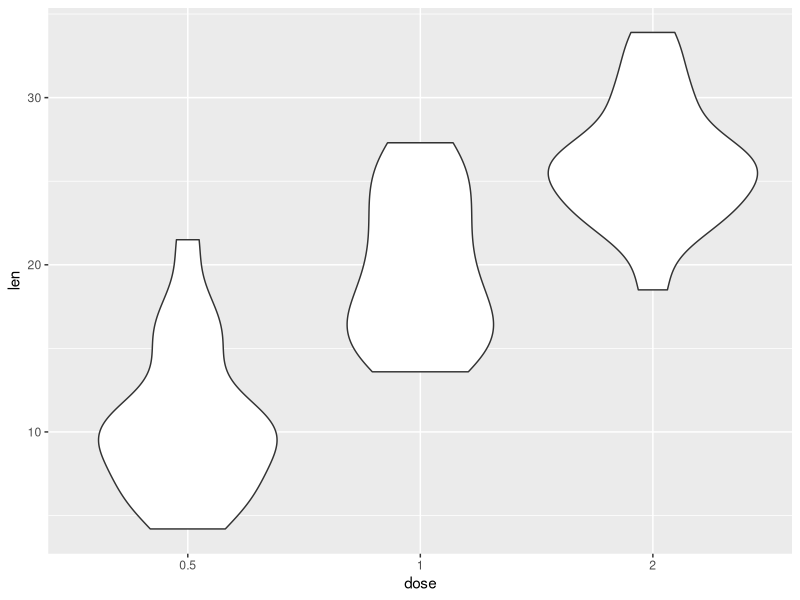
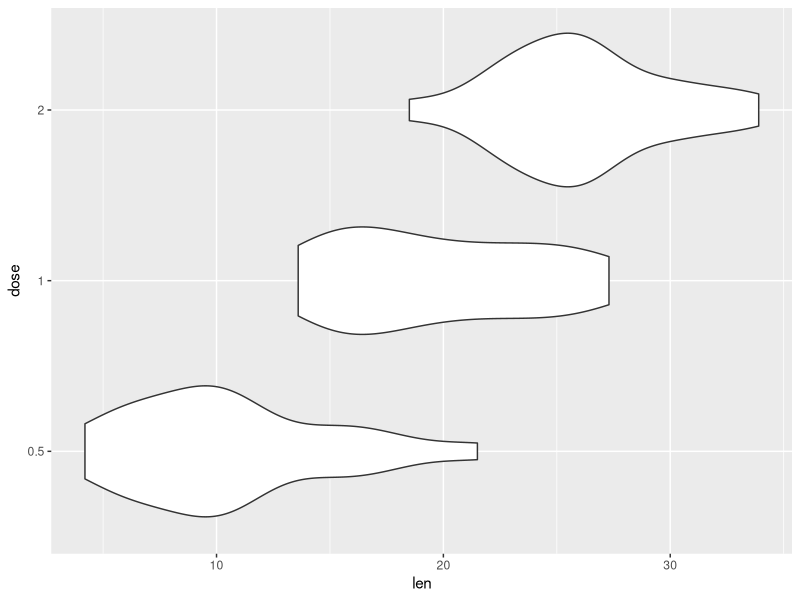
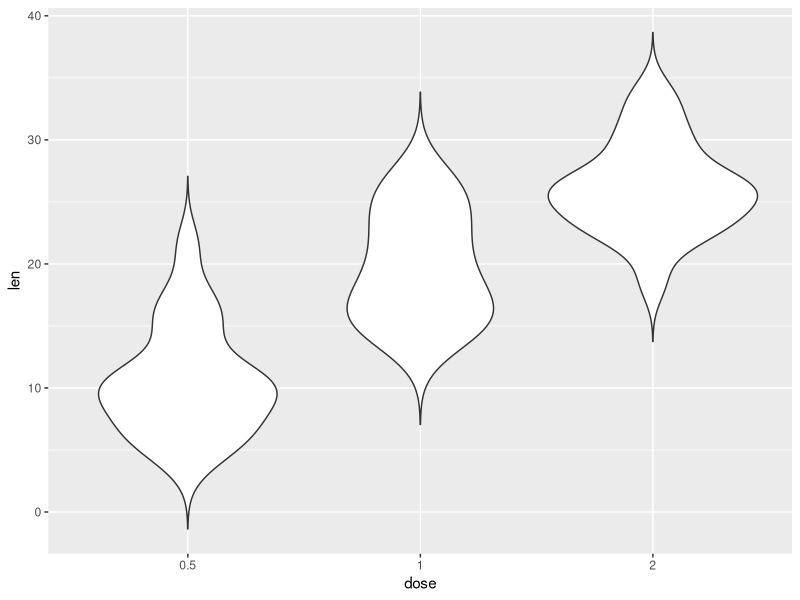
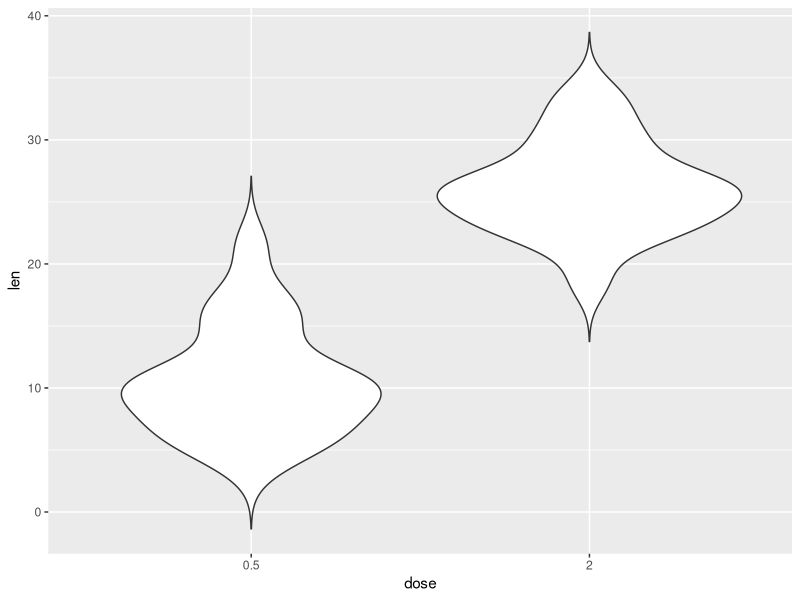
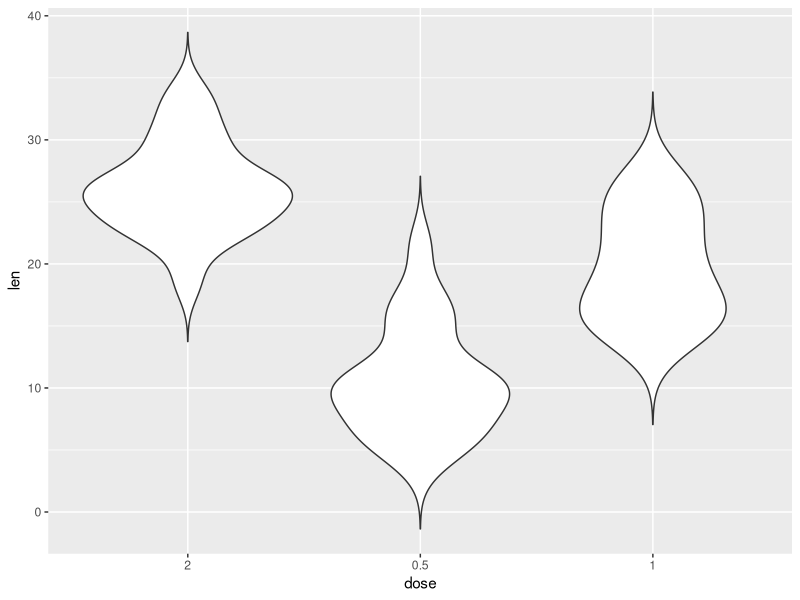
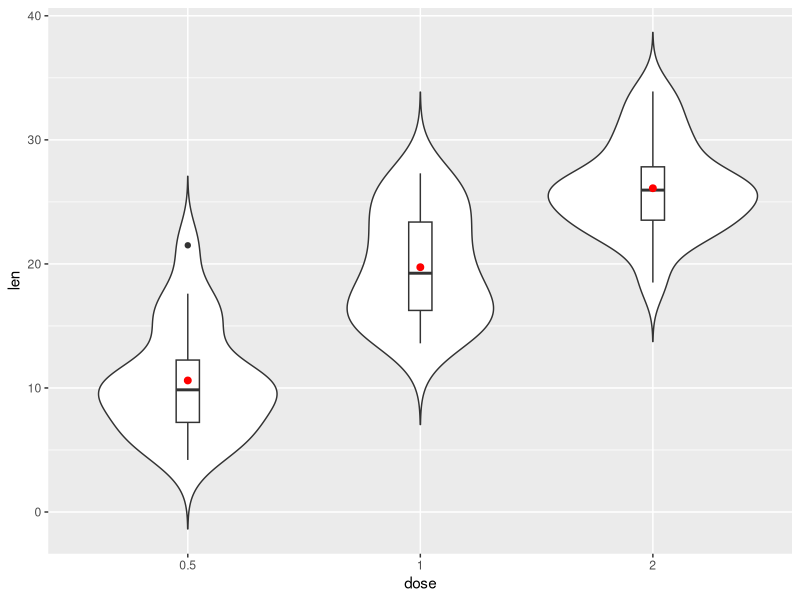
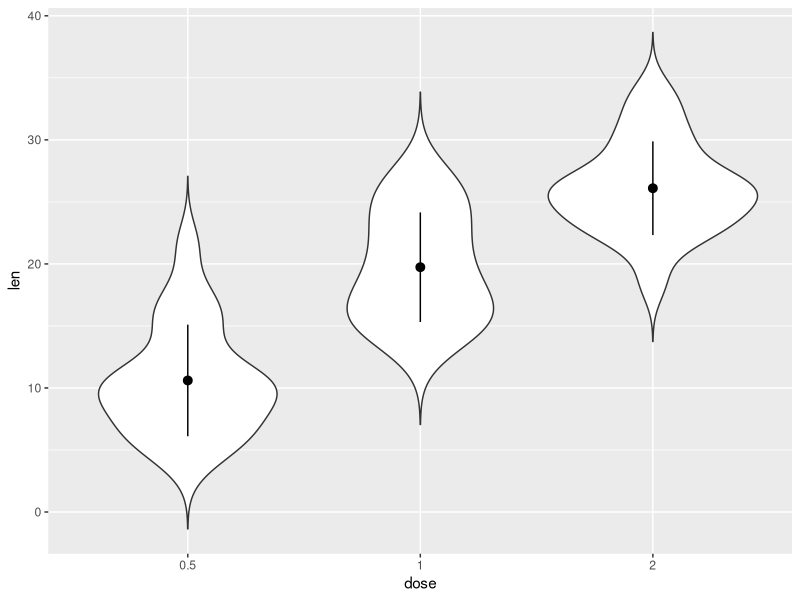
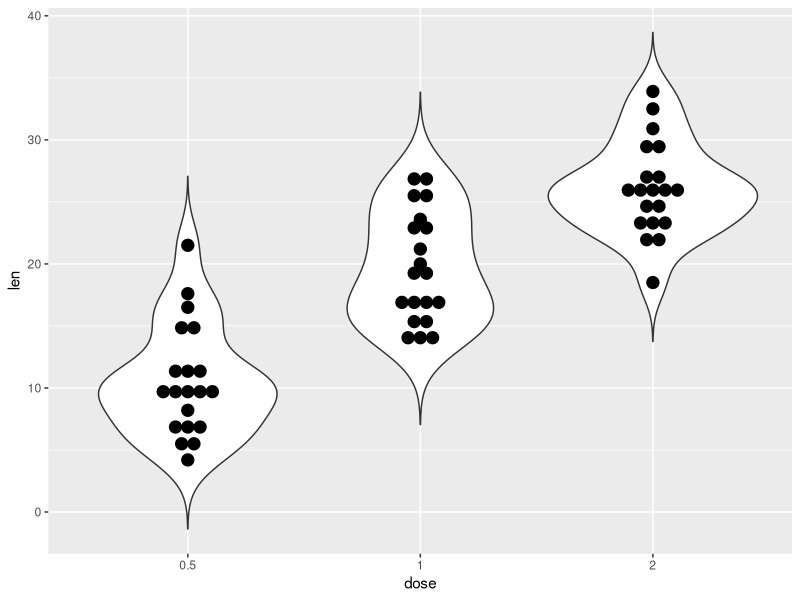

Write R code to recreate these figures, in order. (Note: this script raises an error after producing the figures.)
data("ToothGrowth")
df=force(ToothGrowth)

df = ToothGrowth
print(head(df))
print(summary(df))
print(nrow(df))

library(ggplot2)
#basic jitterplot
df$dose=factor(df$dose)
p = ggplot(df, aes(x=dose, y=len)) +
  geom_violin() ; p

# Dijadikan horizontal
p + coord_flip()  

# Tidak memotong ujung violin
p = ggplot(df, aes(x=dose, y=len)) +
  geom_violin(trim=FALSE) 
p

# Hanya memilih beberapa kategori
p + scale_x_discrete(limits=c("0.5", "2")) 

# Mengubah urutan variabel kategori
p + scale_x_discrete(limits=c("2","0.5","1"))


p = ggplot(df, aes(x=dose, y=len)) + geom_violin(trim=FALSE)
p + geom_boxplot(width=0.1) +
  stat_summary(fun=mean, geom="point", size=2, color="red")


data_summary = function(x){
  m = mean(x)
  ymin = m-sd(x)
  ymax = m+sd(x)
  return (c(y=m, ymin=ymin, ymax=ymax))
}

p + stat_summary(fun.data=data_summary)
p + geom_dotplot(binaxis='y', stackdir='center', dotsize=1)

##Jittered data point
p + geom_jitter(shape=16, position=position_jitter(0.05))


# Mengubah warna garis violin plot berdasarkan kategori x
p = ggplot(df, aes(x=dose, y=len, fill=supp)) + geom_violin(trim=F) +
  labs(title="Violin plot", fill="Supplement type")

# Mengubah warna garis secara manual
p + scale_fill_manual(labels=c("Orange Juice", "Vitamin C"), values=c('#184E77','#1A759F','#34A0A4','#76C893','#B5E48C'))
#p + scale_color_manual(values=c('#184E77','#1A759F','#34A0A4','#76C893','#B5E48C'))
#p + scale_fill_manual(values=c('#184E77','#1A759F','#34A0A4','#76C893','#B5E48C'))

# Mengubah warna berdasarkan palette bawaan
#p + scale_color_brewer(palette="Dark2")


# Mengubah warna isi violin plot dengan satu warna
ggplot(df, aes(x=dose, y=len)) + 
  geom_violin(trim=F, fill="grey", color="darkred")

# Mengubah warna isi violin plot berdasarkan kategori x
p = ggplot(df, aes(x=dose, y=len, fill=dose)) + geom_violin(trim=F) #; p

# Manual
p + scale_fill_manual(values=c('#184E77','#1A759F','#34A0A4','#76C893','#B5E48C'))


p = ggplot(df, aes(x=dose, y=len, fill=supp)) + geom_violin() ; p

#posisi legenda
p + theme(legend.position = "none")
# Pilihan selain itu bisa "bottom", "none", dll



#mengubah urutan x
data = mpg
head(data)
print(nrow(data))
print(summary(data))

df = within(mpg, {
  model = factor(model)
  manufacturer = factor(manufacturer)
  year = factor(year)
  cyl = ordered(cyl)
  trans = factor(trans)
  drv = factor(drv)
  class = factor(class)
  fl = factor(fl)
})
summary(df)

# Basic
p = ggplot(df, aes(x=drv, y=cty, fill=drv)) + 
  geom_violin(width = 0.8, trim=F) #+ geom_jitter()

p

# Mengubah urutan kategori

# Pakai forcats

## diurutkan berdasarkan median setiap kategori
df %>%
  ggplot(aes(x=fct_reorder(class, hwy, .fun='median'), y=hwy, fill=class)) + 
  #ggplot( aes(x=class, y=hwy, fill=class)) +
  #geom_boxplot() +
  geom_violin() +
  xlab("class") +
  theme(legend.position="none") +
  xlab("")
# Pakai reorder()

df$class = with(mpg, reorder(class, hwy, median))

p = df %>%
  ggplot( aes(x=class, y=hwy, fill=class)) +
  geom_violin() +
  geom_boxplot(width = 0.2, alpha = 0.5) +
  xlab("class") +
  theme(legend.position="none")
p

